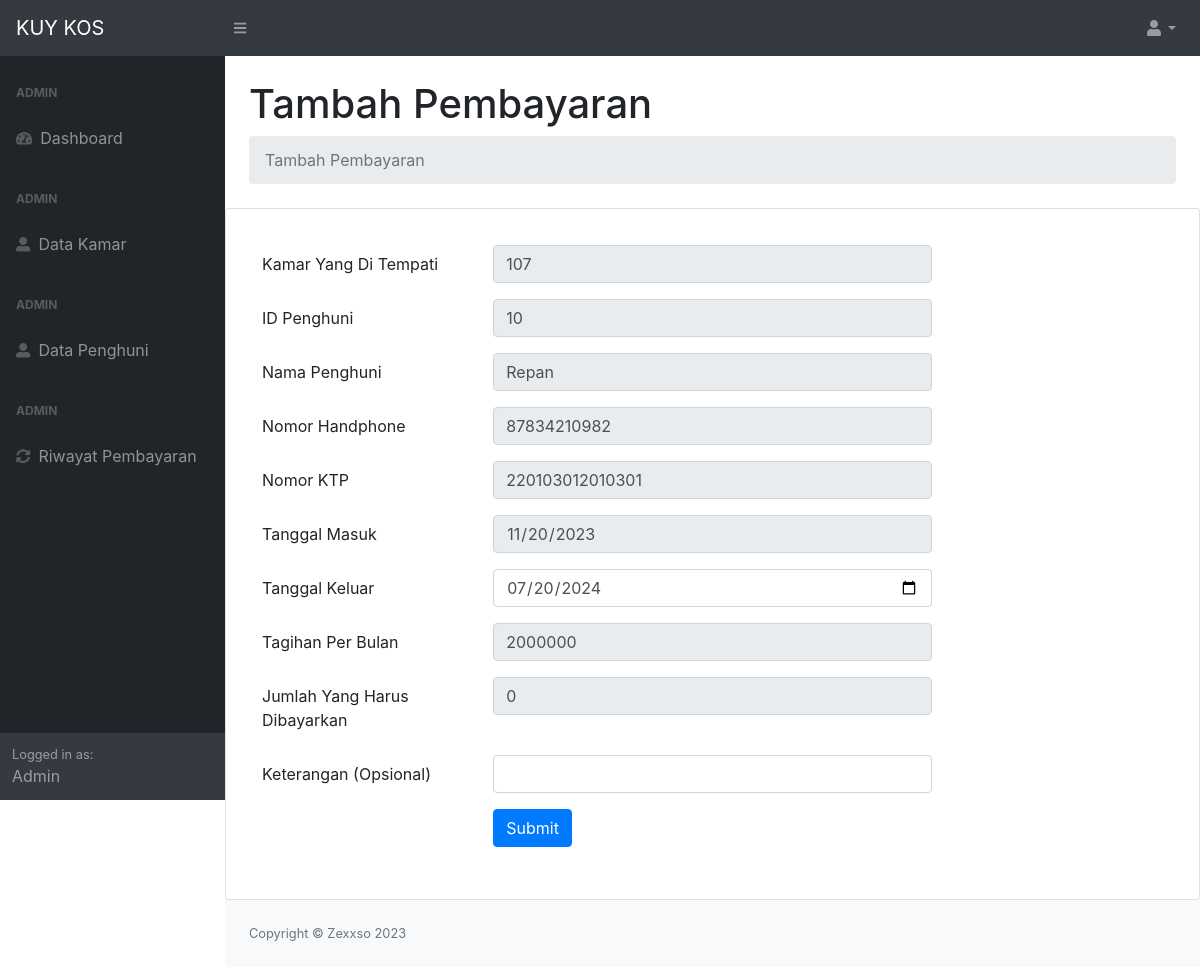
Page /tambah_pembayaran.php?id=10 (signed in) on the committed database.
### tables this page shows
CREATE TABLE `data_penghuni` (
  `id_penghuni` int(11) NOT NULL,
  `id_kamar` int(11) NOT NULL,
  `nama_penghuni` varchar(50) NOT NULL,
  `no_hp` varchar(50) NOT NULL,
  `no_ktp` varchar(50) NOT NULL,
  `asal_kota` varchar(50) NOT NULL,
  `tgl_registrasi` date NOT NULL,
  `tgl_keluar` date NOT NULL
);

CREATE TABLE `data_kamar` (
  `id_kamar` int(11) NOT NULL,
  `lantaikamar` varchar(20) NOT NULL,
  `hargakamar` varchar(50) NOT NULL,
  `fasilitaskamar` varchar(200) NOT NULL,
  `tipe_kamar` varchar(11) NOT NULL,
  `status` varchar(50) NOT NULL
);

### tambah_pembayaran.php (the view, shortened to what this page needs)
<?php
    require 'function.php';
?>
<!DOCTYPE html>
<html lang="en">
    <head>
        <link href="css/styles.css" rel="stylesheet" />
        <link href="https://cdn.datatables.net/1.10.20/css/dataTables.bootstrap4.min.css" rel="stylesheet" />
    </head>
    <body class="sb-nav-fixed">
        <nav class="sb-topnav navbar navbar-expand navbar-dark bg-dark">
            <a class="navbar-brand" href="index.html">KUY KOS</a>
            <button class="btn btn-link btn-sm order-1 order-lg-0" id="sidebarToggle" href="#"><i class="fas fa-bars"></i></button>
            <ul class="navbar-nav ml-auto ml-5 md-5">
                <li class="nav-item dropdown">
                    <a class="nav-link dropdown-toggle" id="userDropdown" href="" role="button" data-toggle="dropdown" aria-haspopup="true" aria-expanded="false"><i class="fas fa-user fa-fw"></i></a>
                </li>
            </ul>
        </nav>
        <div id="layoutSidenav">
            <div id="layoutSidenav_nav">
                <nav class="sb-sidenav accordion sb-sidenav-dark" id="sidenavAccordion">
                    <div class="sb-sidenav-menu">
                        <div class="nav">
                            <div class="sb-sidenav-menu-heading">ADMIN</div>
                            <a class="nav-link" href="index.php">
                                <div class="sb-nav-link-icon"><i class="fas fa-tachometer-alt"></i></div>
                                Dashboard
                            </a>
                            <div class="sb-sidenav-menu-heading">ADMIN</div>
                            <a class="nav-link" href="data_kamar.php">
                                <div class="sb-nav-link-icon"><i class="fas fa-user-alt"></i></div>
                                Data Kamar
                            </a>
                            <div class="sb-sidenav-menu-heading">ADMIN</div>
                            <a class="nav-link" href="data_penghuni.php">
                                <div class="sb-nav-link-icon"><i class="fas fa-user-alt"></i></div>
                                Data Penghuni
                            </a>
                            <div class="sb-sidenav-menu-heading">ADMIN</div>
                            <a class="nav-link" href="data_tagihan.php">
                                <div class="sb-nav-link-icon"><i class="fas fa-sync-alt"></i></div>
                                Riwayat Pembayaran
                            </a>
                        </div>
                    </div>
                    <div class="sb-sidenav-footer">
                        <div class="small">Logged in as:</div>
                        Admin
                    </div>
                </nav>
            </div>
            <div id="layoutSidenav_content">
                <main>
                    <div class="container-fluid">
                        <h1 class="mt-4">Tambah Pembayaran</h1>
                        <ol class="breadcrumb mb-4">
                            <li class="breadcrumb-item active">Tambah Pembayaran</li>
                        </ol>
                    </div>
                    <div class="card">
                        <div class="card-body">
                            <?php
                            $id_penghuni = $_GET['id'];
                            $ambildatapenghuni = mysqli_query($conn, "SELECT * FROM data_penghuni WHERE id_penghuni=$id_penghuni");
                            $data = mysqli_fetch_array($ambildatapenghuni);
                            if ($data) {
                                $id_kamar = $data['id_kamar'];
                                $ambildatakamar = mysqli_query($conn, "SELECT * FROM data_kamar WHERE id_kamar=$id_kamar");
                                $data_kamar = mysqli_fetch_array($ambildatakamar);
                                $jumlah = isset($_POST['jumlah']) ? $_POST['jumlah'] : 0;
                            ?>
                            <form method="post">
                                <div class="modal-body">
                                <div class="form-group row">
                                    <label for="id_kamar" class="col-sm-3 col-form-label">Kamar Yang Di Tempati</label>
                                    <div class="col-sm-6">
                                        <input type="text" name="id_kamar" id="id_kamar" placeholder="No Kamar" class="form-control" value="<?= $data['id_kamar'] ?>" readonly>
                                    </div>
                                </div>
                                <div class="form-group row">
                                    <label for="id_penghuni" class="col-sm-3 col-form-label">ID Penghuni</label>
                                    <div class="col-sm-6">
                                        <input type="text" name="id_penghuni" id="id_penghuni" placeholder="ID" class="form-control" value="<?= $data['id_penghuni'] ?>" readonly>
                                    </div>
                                </div>
                                <div class="form-group row">
                                    <label for="nama_penghuni" class="col-sm-3 col-form-label"> Nama Penghuni</label>
                                    <div class="col-sm-6">
                                        <input type="text" name="nama_penghuni" id="nama_penghuni" placeholder="Nama" class="form-control" value="<?= $data['nama_penghuni'] ?>" readonly>
                                    </div>
                                </div>
                                <div class="form-group row">
                                    <label for="no_hp" class="col-sm-3 col-form-label"> Nomor Handphone</label>
                                    <div class="col-sm-6">
                                        <input type="text" name="no_hp" id="no_hp" placeholder="08xxxxxx" class="form-control" value="<?= $data['no_hp'] ?>" readonly>
                                    </div>
                                </div>
                                <div class="form-group row">
                                    <label for="no_ktp" class="col-sm-3 col-form-label"> Nomor KTP</label>
                                    <div class="col-sm-6">
                                        <input type="text" name="no_ktp" id="no_ktp" placeholder="2301xxxxx." class="form-control" value="<?= $data['no_ktp'] ?>" readonly>
                                    </div>
                                </div>
                                <div class="form-group row">
                                    <label for="tgl_registrasi" class="col-sm-3 col-form-label">Tanggal Masuk</label>
                                    <div class="col-sm-6">
                                        <input type="date" name="tgl_registrasi" id="tgl_registrasi" class="form-control" value="<?= $data['tgl_registrasi'] ?>" readonly>
                                    </div>
                                </div>
                                <div class="form-group row">
                                    <label for="tgl_keluar" class="col-sm-3 col-form-label">Tanggal Keluar</label>
                                    <div class="col-sm-6">
                                        <input type="date" name="tgl_keluar" id="tgl_keluar" class="form-control" value="<?= $data['tgl_keluar'] ?>">
                                    </div>
                                </div>
                                <div class="form-group row">
                                    <label for="hargakamar" class="col-sm-3 col-form-label">Tagihan Per Bulan</label>
                                    <div class="col-sm-6">
                                        <input type="text" name="hargakamar" id="hargakamar" class="form-control" value="<?= $data_kamar['hargakamar'] ?>" readonly>
                                    </div>
                                </div>
                                <div class="form-group row">
                                    <label for="jumlah" class="col-sm-3 col-form-label">Jumlah Yang Harus Dibayarkan</label>
                                    <div class="col-sm-6">
                                        <input type="text" name="jumlah" id="jumlah" class="form-control" value="<?= $jumlah?>" readonly>
                                    </div>
                                </div>
                                <div class="form-group row">
                                    <label for="keterangan" class="col-sm-3 col-form-label">Keterangan (Opsional)</label>
                                    <div class="col-sm-6">
                                        <input type="text" name="keterangan" id="keterangan" class="form-control" value="" placeholder="">
                                    </div>
                                </div>
                                <div class="form-group row">
                                     <div class="col-sm-9 offset-sm-3">
                                        <button type="submit" class="btn btn-primary" name="tambahpembayaran">Submit</button>
                                    </div>
                                </div>
                                </div>
                            </form>
                                <?php
                                    } else {
                                        echo "User not found.";
                                    }
                                ?>
                        </div>
                    </div>
                </main>
                <footer class="py-4 bg-light mt-auto">
                    <div class="container-fluid">
                        <div class="d-flex align-items-center justify-content-between small">
                            <div class="text-muted">Copyright &copy; Zexxso 2023</div>
                        </div>
                    </div>
                </footer>
            </div>
        </div>
    </body>
</html>

### rows in the picture
data_penghuni: id_kamar "107", id_penghuni "10", nama_penghuni "Repan", no_hp "87834210982", no_ktp "220103012010301", tgl_registrasi "11/20/2023", tgl_keluar "07/20/2024"
data_kamar: hargakamar "2000000"
